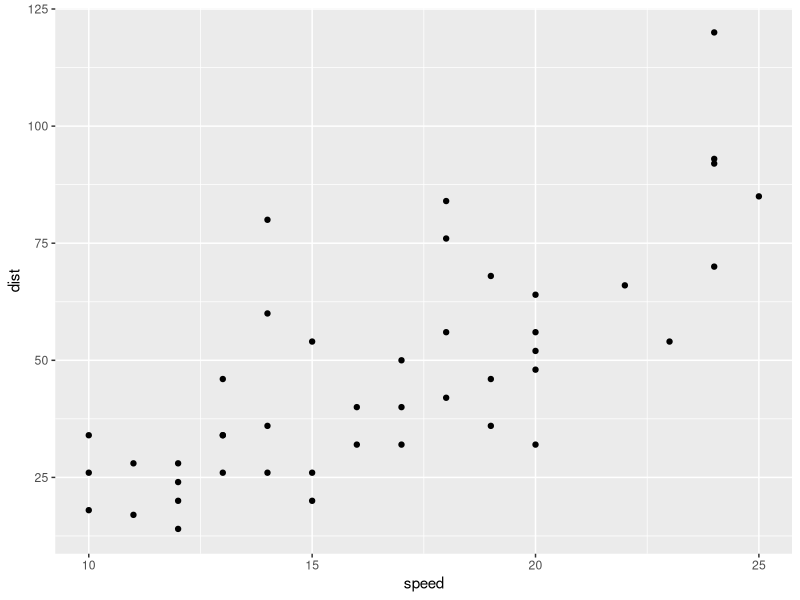
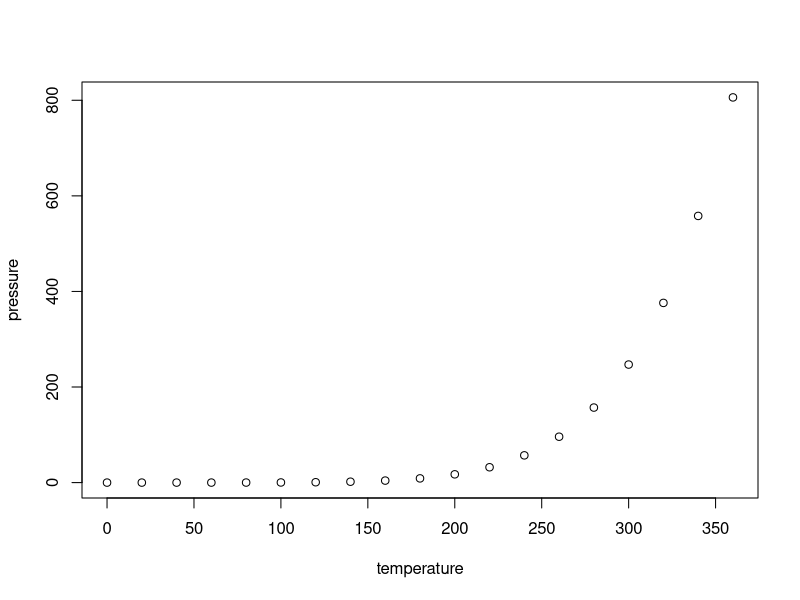

R code for these plots, in order:
## ---- chunk 1
knitr::opts_chunk$set(echo = FALSE)
## ---- chunk 2

library(tidyverse)
## ---- chunk 3
tidyverse_packages()
## ---- chunk 4
cars %>% filter(speed >= 10)
## ---- chunk 5
cars %>% filter(speed >= 10) %>% 
  ggplot() + geom_point(aes(x = speed, y = dist))

## ---- chunk 6
plot(pressure)
